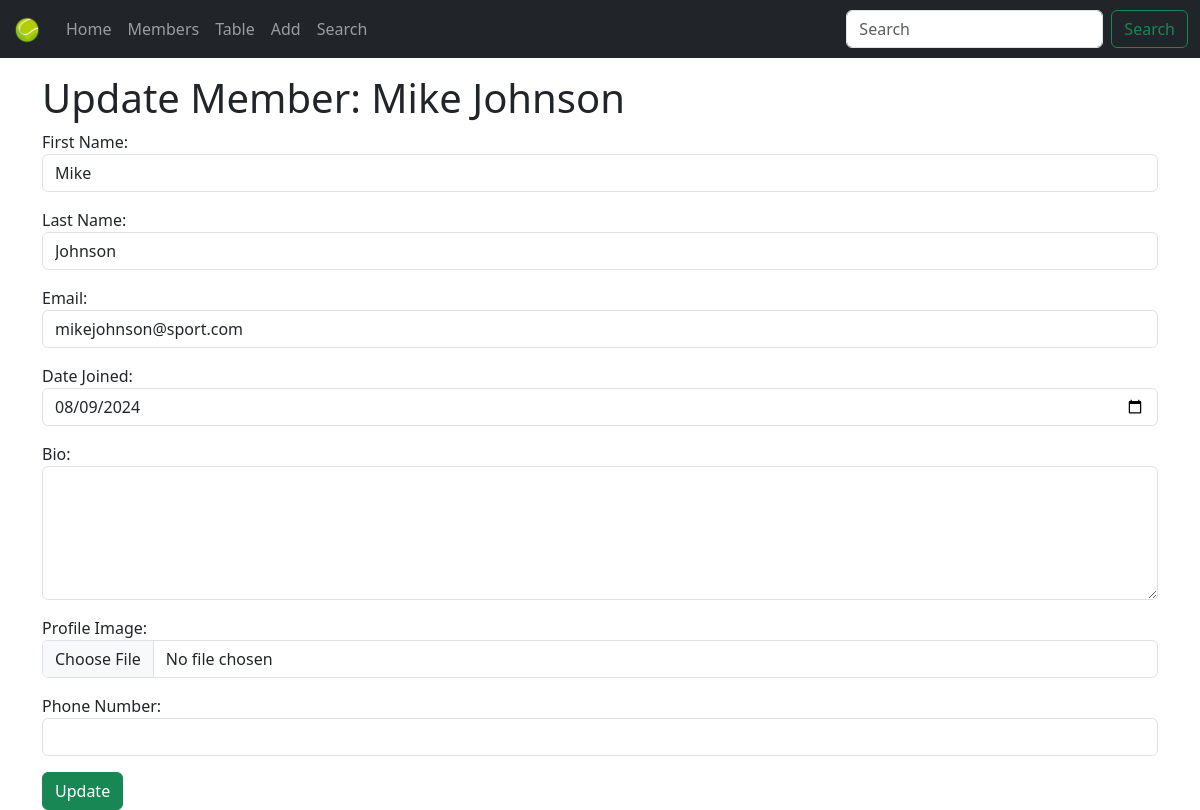
Before: /update_member/mike-johnson/ with the older database file.
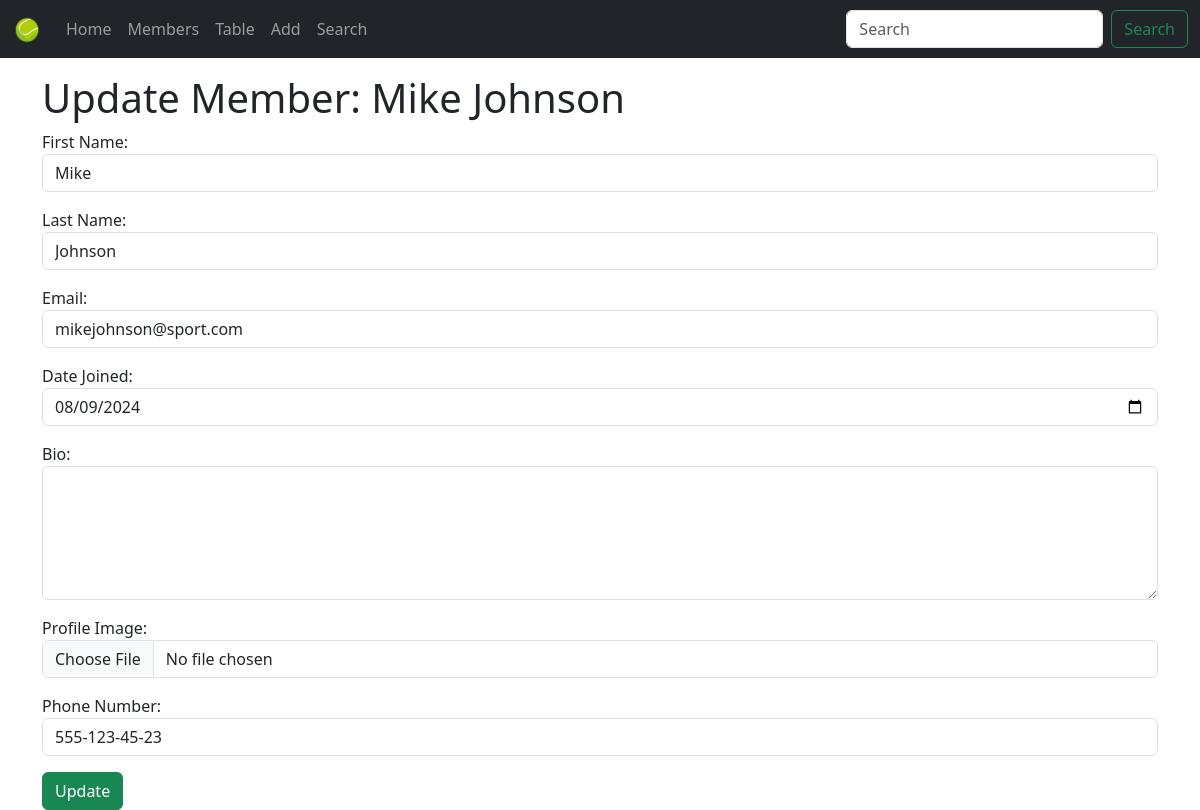
After: the same page with the newer database file.
### members/models.py (models this page shows, shortened)
class Member(models.Model):
    firstname = models.CharField(max_length=255)
    lastname = models.CharField(max_length=255)
    email = models.EmailField(max_length=255, unique=True, blank=True)
    joined_date = models.DateField(null=True)
    slug = models.SlugField(default="", null=False)
    bio = models.TextField(max_length=500, blank=True, null=True)
    profile_image = models.ImageField(upload_to='members/', blank=True, null=True) # New.
    phone_number = models.CharField(max_length=50, blank=True, null=True) # New.

### members/views.py (the view)
# urls.py: path('update_member/<slug:slug>/', view=views.update_member, name='update_member'),
def update_member(request, slug):
    member = get_object_or_404(models.Member, slug=slug)
    if request.method == 'POST':
        form = forms.MemberForm(request.POST, request.FILES, instance=member)
        if form.is_valid():
            form.save()
            msg.success(request, 'Member updated successfully.')
            return redirect('all_members')
        else:
            msg.warning(request, 'Failed to update member.')
    else:
        form = forms.MemberForm(instance=member)
    return render(request, 'update_member.html', {'form': form, 'member': member})

### members/forms.py
class MemberForm(forms.ModelForm):
    firstname = forms.CharField(widget=forms.TextInput(attrs={'class': 'form-control'}), label='First Name')
    lastname = forms.CharField(widget=forms.TextInput(attrs={'class': 'form-control'}), label='Last Name')
    email = forms.EmailField(widget=forms.EmailInput(attrs={'class': 'form-control'}), label='Email')
    profile_image = forms.ImageField(widget=forms.FileInput(attrs={'class': 'form-control'}), label='Profile Image', required=False)
    phone_number = forms.CharField(widget=forms.TextInput(attrs={'class': 'form-control'}), label='Phone Number', required=False)
    bio = forms.CharField(widget=forms.Textarea(attrs={'class': 'form-control', 'rows': 5}), label='Bio', required=False)
    joined_date = forms.DateField(widget=forms.DateInput(attrs={'class': 'form-control', 'type': 'date'}), label='Date Joined')
    class Meta:
        model = Member
        fields = ['firstname', 'lastname', 'email', 'joined_date', 'bio', 'profile_image', 'phone_number']

### templates/update_member.html (shortened to what this page needs)
{% extends "master.html" %}
{% block content %}
    <h1>Update Member: {{ member.firstname }} {{ member.lastname }}</h1>
    <form method="post" enctype="multipart/form-data">
        {{ form.as_p }}
        <button class="btn btn-success" type="submit">Update</button>
    </form>
{% endblock %}

Changed rows visible on the page:
changed Member "Mike": phone_number (not shown) → "555-123-45-23"
